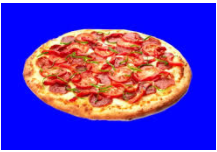
#> input picture pizza_bluescreen.jpg, 217 x 152 px
$ python Blue_Screen.py
#> lines starting #> are read from the running program, lines starting #| are printed output that depends on the picture; after the words box and inside, x2 and y2 are one past the last pixel; in counts of white or black regions, pixels touching at a corner belong together
# -*- coding: utf-8 -*-
"""
Created on Thu Sep 28 12:42:00 2017

@author: shubra
"""

import matplotlib.pyplot as plt
import numpy as np
import cv2

image = cv2.imread('pizza_bluescreen.jpg')
#> image is the input picture: shape (152, 217, 3); mean B, G, R 191.3, 58.3, 92.1

print('This image is :', type(image),'\n',
      'with dimensions :', image.shape)
#| This image is : <class 'numpy.ndarray'>
#|  with dimensions : (152, 217, 3)

"""
This image is : <class 'numpy.ndarray'>
 with dimensions : (152, 217, 3) --> (height, width,color component)
"""
plt.imshow(image)
plt.show()
#COPY IMAGE
image_copy = np.copy(image)

# Matplotlib uses BGR and cv2 uses RGB  so now change it to cv2 format
image_copy = cv2.cvtColor(image_copy, cv2.COLOR_BGR2RGB)

plt.imshow(image_copy)
plt.show()

"""
Define Lower and Upper bounds of color that I want to isolate-blue
lower_blue= contains lowest value of red, green and blue that are considered
part of blue screen background
set 0 for red and green means its OK to have no red and green
But lowest value of blue will be still high let say 230 but not 255

Now define upper threshold
this will have little bit red and green say 50 each
and blue will have highest value of 255

"""

lower_blue = np.array([0,0,230])
upper_blue = np.array([50,50,255])

"""
Create a image mask --> mask are very common way to isolate
a selected area of interest and do something with that area

Create a mask over the blue area using a open csv inRange function

inRange --> takes image and lower and upper bound and defines a mask
by asking if the color value of each image pixel falls
in the range of lower and upper threshold.

If it does fall in this range mask will allow it to display
and if not then the mask will block it out and turn pixel black

"""

mask = cv2.inRange(image_copy,lower_blue,upper_blue)
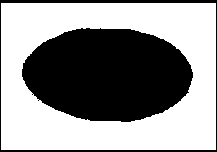
#> mask: shape (152, 217); 57.9% white; 2 black regions, box (x1, y1, x2, y2) and area: (22, 28, 193, 122) 12498, (0, 0, 217, 152) 1379

plt.imshow(mask,cmap='gray')
plt.show()

mask_image = np.copy(image_copy)

"""
one way to select blue screen area is asking for the part of image
that overlaps with the part of the mask that is white or not black

That is we will select part of the image where area of the
mask is not equal to zero.

And to block this background area out we then set these pixels to black.
In RGB black is just zeros for all three color values.


"""
mask_image[mask !=0] = [0, 0, 0]
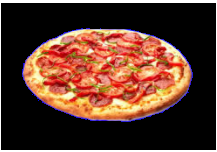
#> mask_image: shape (152, 217, 3); mean R, G, B 91.4, 57.5, 43.9

plt.imshow(mask_image)
plt.show()

# LOAD BACKGROUND
"""
First, I'll read in an image of outer space and convert it to RGB color.

"""
background_image= cv2.imread('space_background.jpg')
#> (the run stopped early here; a loop or call above may not have finished)
